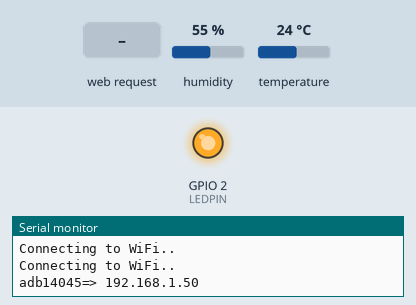
This program was run on a simulated ESP32. Parts: output pins drawn as LEDs (lit = HIGH), the last lines printed to the serial monitor. The inputs (shaded band) are chosen by the test bench; at power-on: humidity 55 %, temperature 24 °C. WiFi joins after 1.5 s; servers stay silent unless stated; the local clock reads 2024-03-15 10:24:30 at power-on unless the program sets it; storage starts empty.

Above: at 2.1 s.
At 4.0 s:
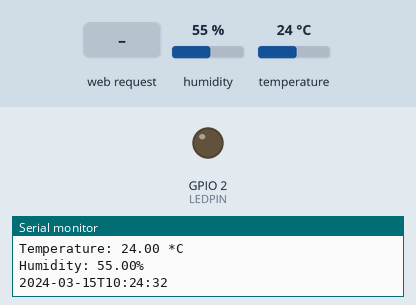
4.1 s: HTTP request GET /api/get-count received
5.6 s: HTTP request GET /api/countup received
Timing chart, 0 to 8.6 s (numbered marks = the images above; inputs shaded):
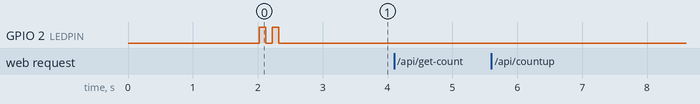

The program:

main.cpp
```cpp
/*********
  Rui Santos
  Complete project details at https://randomnerdtutorials.com
*********/

// Import required libraries
#include "WiFi.h"
#include "AsyncTCP.h"
#include "ESPAsyncWebServer.h"
#include "AsyncJson.h"
#include "ArduinoJson.h"
#include "LittleFS.h"
#include "time.h"
#include "Adafruit_Sensor.h"
#include "DHT.h"
#include "DHT_U.h"

#define LEDPIN 2
#define DHTPIN 4
#define DHTTYPE DHT22

DHT_Unified dht(DHTPIN, DHTTYPE);
uint32_t delayMS;

const char *ntpServer = "pool.ntp.org";
const long gmtOffset_sec = 0;
const int daylightOffset_sec = 0;

// Replace with your network credentials
const char *ssid = "adb14045";
const char *password = "tidakada";

// const char *ssid = "Smugcat";
// const char *password = "tidakada";

// Stores LED state
String ledState;
int countState = 0;
String serverTime;
float temp;
float humd;

// Create AsyncWebServer object on port 80
AsyncWebServer server(80);

StaticJsonDocument<250> json;
char buffer[250];

void createJson(const char *tag, int value)
{
  json.clear();
  json[tag] = value;
  serializeJson(json, buffer);
}

void addJsonObject(const char *tag, int value)
{
  JsonObject obj = json.createNestedObject();
  obj[tag] = value;
}

void getCount(AsyncWebServerRequest *request)
{
  Serial.println("Get Count");
  json.clear();
  json["temperature"] = temp;
  json["humidity"] = humd;
  json["serverTime"] = serverTime;
  serializeJson(json, buffer);
  request->send(200, "application/json", buffer);
}

void countUp(AsyncWebServerRequest *request)
{
  Serial.println("Count Up");
  countState += 1;
  json.clear();
  json["temperature"] = countState;
  json["humidity"] = countState;
  serializeJson(json, buffer);
  request->send(200, "application/json", buffer);
}

void notFound(AsyncWebServerRequest *request)
{
  if (request->method() == HTTP_OPTIONS)
  {
    request->send(200);
  }
  else
  {
    request->send(404, "application/json", "{\"message\":\"Not found\"}");
  }
}

void blinkLED(const int &count)
{
  for (int i = 0; i < count; i++)
  {
    digitalWrite(LEDPIN, HIGH);
    delay(100);
    digitalWrite(LEDPIN, LOW);
    delay(100);
  }
}

void printLocalTime()
{
  struct tm timeinfo;
  if (!getLocalTime(&timeinfo))
  {
    Serial.println("Failed to obtain time");
    return;
  }
  Serial.println(&timeinfo, "%Y-%m-%dT%H:%M:%S");
  char iso8601[25];
  strftime(iso8601, 25, "%Y-%m-%dT%H:%M:%S%z", &timeinfo);
  serverTime = iso8601;
}

void connectToWifi()
{
  // Wifi mode station
  WiFi.mode(WIFI_STA);

  // Connect to Wi-Fi
  WiFi.begin(ssid, password);
  while (WiFi.status() != WL_CONNECTED)
  {
    delay(1000);
    Serial.println("Connecting to WiFi..");
  }

  // Print ESP32 Local IP Address and blink led twice
  if (WiFi.status() == WL_CONNECTED)
  {
    Serial.print(WiFi.SSID());
    Serial.print("=> ");
    Serial.println(WiFi.localIP());
    blinkLED(2);
  }
}

void setupRouting()
{
  // These allow any URL, rather than the same URL (which is the default), to make API calls to the API endpoints
  DefaultHeaders::Instance().addHeader("Access-Control-Allow-Origin", "*");
  DefaultHeaders::Instance().addHeader("Access-Control-Allow-Methods", "GET, POST, PUT");
  DefaultHeaders::Instance().addHeader("Access-Control-Allow-Headers", "Content-Type");

  // Serve filesystem
  server.serveStatic("/", LittleFS, "/").setDefaultFile("index.html");
  server.serveStatic("/assets/", LittleFS, "/");

  server.on("/api/get-count", HTTP_GET, getCount);
  server.on("/api/countup", HTTP_GET, countUp);

  // Route not found
  server.onNotFound(notFound);
  // Start server
  server.begin();
}

void setup()
{
  // Serial port for debugging purposes
  Serial.begin(9600);
  pinMode(LEDPIN, OUTPUT);

  if (!LittleFS.begin(true))
  {
    Serial.println("An Error has occurred while mounting LittleFS");
    return;
  }

  connectToWifi();

  sensor_t sensor;
  dht.temperature().getSensor(&sensor);
  Serial.println("------------------------------------");
  Serial.println("Temperature");
  Serial.print("Sensor:       ");
  Serial.println(sensor.name);
  Serial.print("Driver Ver:   ");
  Serial.println(sensor.version);
  Serial.print("Unique ID:    ");
  Serial.println(sensor.sensor_id);
  Serial.print("Max Value:    ");
  Serial.print(sensor.max_value);
  Serial.println(" *C");
  Serial.print("Min Value:    ");
  Serial.print(sensor.min_value);
  Serial.println(" *C");
  Serial.print("Resolution:   ");
  Serial.print(sensor.resolution);
  Serial.println(" *C");
  Serial.println("------------------------------------");
  // Print humidity sensor details.
  dht.humidity().getSensor(&sensor);
  Serial.println("------------------------------------");
  Serial.println("Humidity");
  Serial.print("Sensor:       ");
  Serial.println(sensor.name);
  Serial.print("Driver Ver:   ");
  Serial.println(sensor.version);
  Serial.print("Unique ID:    ");
  Serial.println(sensor.sensor_id);
  Serial.print("Max Value:    ");
  Serial.print(sensor.max_value);
  Serial.println("%");
  Serial.print("Min Value:    ");
  Serial.print(sensor.min_value);
  Serial.println("%");
  Serial.print("Resolution:   ");
  Serial.print(sensor.resolution);
  Serial.println("%");
  Serial.println("------------------------------------");
  // Set delay between sensor readings based on sensor details.
  delayMS = sensor.min_delay / 1000;
  dht.begin();
  sensors_event_t event;
  dht.temperature().getEvent(&event);
  if (isnan(event.temperature))
  {
    Serial.println("Error reading temperature!");
  }
  else
  {
    Serial.print("Temperature: ");
    Serial.print(event.temperature);
    temp = event.temperature;
    Serial.println(" *C");
  }
  // Get humidity event and print its value.
  dht.humidity().getEvent(&event);
  if (isnan(event.relative_humidity))
  {
    Serial.println("Error reading humidity!");
  }
  else
  {
    Serial.print("Humidity: ");
    Serial.print(event.relative_humidity);
    humd = event.relative_humidity;
    Serial.println("%");
  }

  configTime(gmtOffset_sec, daylightOffset_sec, ntpServer);
  printLocalTime();

  setupRouting();
}

void loop()
{
  // Delay between measurements.
  delay(delayMS);
  // Get temperature event and print its value.
  sensors_event_t event;
  dht.temperature().getEvent(&event);
  if (isnan(event.temperature))
  {
    Serial.println("Error reading temperature!");
  }
  else
  {
    Serial.print("Temperature: ");
    Serial.print(event.temperature);
    temp = event.temperature;
    Serial.println(" *C");
  }
  // Get humidity event and print its value.
  dht.humidity().getEvent(&event);
  if (isnan(event.relative_humidity))
  {
    Serial.println("Error reading humidity!");
  }
  else
  {
    Serial.print("Humidity: ");
    Serial.print(event.relative_humidity);
    humd = event.relative_humidity;
    Serial.println("%");
  }
}
```
